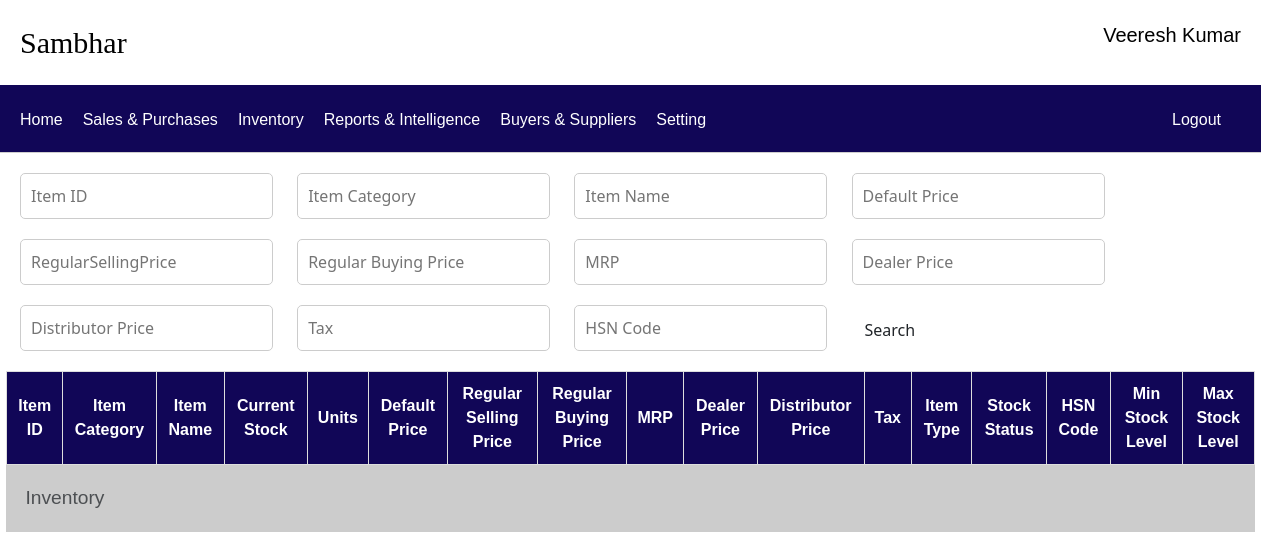
Before: /inventory with the older database file.
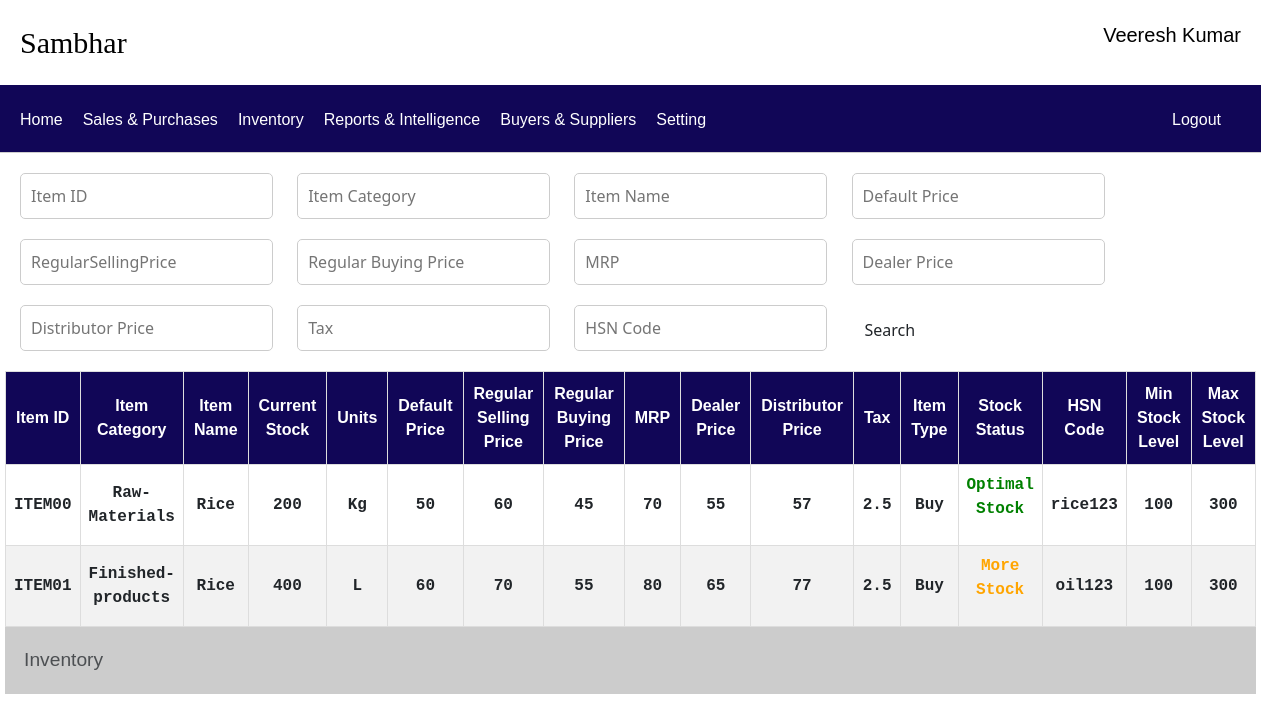
After: the same page with the newer database file.
### website/models.py (models this page shows)
class Inventory(db.Model):
    item_id=db.Column(db.String(10),primary_key=True)
    item_category=db.Column(db.Integer,db.ForeignKey('category.category_id'))
    item_name=db.Column(db.String(20))
    current_stock=db.Column(db.Integer)
    units=db.Column(db.Integer,db.ForeignKey('units.unit_id'))
    default_price=db.Column(db.Integer)
    regular_selling_price=db.Column(db.Integer)
    regular_buying_price=db.Column(db.Integer)
    mrp=db.Column(db.Integer)
    dealer_price=db.Column(db.Integer)
    distributor_price=db.Column(db.Integer)
    tax=db.Column(db.Float)
    item_type=db.Column(db.String(50))
    hsn_code=db.Column(db.String(50),unique=True)
    min_stock_level=db.Column(db.Integer)
    max_stock_level=db.Column(db.Integer)

class Category(db.Model):
    category_id=db.Column(db.Integer,primary_key=True,autoincrement=True)
    category_name=db.Column(db.String(20),unique=True)

class Units(db.Model):
    unit_id=db.Column(db.Integer,primary_key=True,autoincrement=True)
    unit_name=db.Column(db.String(5),unique=True)

### website/auth.py (the view)
@auth.route('/inventory')
def inventory():
    inventory_items = db.session.query(Inventory, Category, Units).\
        join(Category, Inventory.item_category == Category.category_id).\
        join(Units, Inventory.units == Units.unit_id).all()
    return render_template("inventory.html", inventory_items=inventory_items)

### website/templates/inventory.html (shortened to what this page needs)
{%extends "base.html" %}
{% block style %}
<link rel="stylesheet" href="../static/inventory.css">
{% endblock%}
{% block content %}
<body>
    <div class="form-div">
        <form class="sales-form" action="#">
            <div class="textbox">
                <input type="number" placeholder="Item ID">
            </div>
            <div class="textbox">
                <input type="text" placeholder="Item Category">
            </div>
            <div class="textbox">
                <input type="text" placeholder="Item Name">
            </div>
            <div class="textbox">
                <input type="number" placeholder="Default Price">
            </div>
            <div class="textbox">
                <input type="number" placeholder="RegularSellingPrice">
            </div>
            <div class="textbox">
                <input type="number" placeholder="Regular Buying Price">
            </div>
            <div class="textbox">
                <input type="number" placeholder="MRP">
            </div>
            <div class="textbox">
                <input type="number" placeholder="Dealer Price">
            </div>
            <div class="textbox">
                <input type="number" placeholder="Distributor Price">
            </div>
            <div class="textbox">
                <input type="number" placeholder="Tax">
            </div>
            <div class="textbox">
                <input type="number" placeholder="HSN Code">
            </div>
            <input type="submit" class="btn" value="Search">
        </form>
    </div>
    <table class="data-table">
        <caption>Inventory</caption>
        <thead>
          <tr>
            <th>Item ID</th>
            <th>Item Category</th>
            <th>Item Name</th>
            <th>Current Stock</th>
            <th>Units</th>
            <th>Default Price</th>
            <th>Regular Selling Price</th>
            <th>Regular Buying Price</th>
            <th>MRP</th>
            <th>Dealer Price</th>
            <th>Distributor Price</th>
            <th>Tax</th>
            <th>Item Type</th>
            <th>Stock Status</th>
            <th>HSN Code</th>
            <th>Min Stock Level</th>
            <th>Max Stock Level</th>
          </tr>
        </thead>
        <tbody>
          {% for invent, category, units in inventory_items %}
          <tr>
            <td>{{ invent.item_id }}</td>
            <td>{{ category.category_name }}</td>
            <td>{{ invent.item_name }}</td>
            <td>{{ invent.current_stock }}</td>
            <td>{{ units.unit_name }}</td>
            <td>{{ invent.default_price }}</td>
            <td>{{ invent.regular_selling_price }}</td>
            <td>{{ invent.regular_buying_price }}</td>
            <td>{{ invent.mrp }}</td>
            <td>{{ invent.dealer_price }}</td>
            <td>{{ invent.distributor_price }}</td>
            <td>{{ invent.tax }}</td>
            <td>{{ invent.item_type }}</td>
            {% if invent.current_stock < invent.min_stock_level %}
              <td><p style="color: red;">Less Stock</p></td>
            {% elif invent.current_stock > invent.max_stock_level %}
              <td><p style="color: orange;">More Stock</p></td>
            {% else %}
              <td><p style="color: green;">Optimal Stock</p></td>
            {% endif %}
            <td>{{ invent.hsn_code }}</td>
            <td>{{ invent.min_stock_level }}</td>
            <td>{{ invent.max_stock_level }}</td>
          </tr>
          {% endfor %}
        </tbody>
      </table>
</body>
{% endblock%}

### website/templates/base.html (shortened to what this page needs)
<!DOCTYPE html>
<html lang="en">
<head>
    <link rel="stylesheet" href="../static/base.css">
    {% block style%}
    {% endblock %}
    <link href="https://cdn.jsdelivr.net/npm/bootstrap@5.3.0-alpha1/dist/css/bootstrap.min.css" rel="stylesheet"
>
    <link href="https://cdn.jsdelivr.net/npm/bootstrap-icons@1.7.0/font/bootstrap-icons.css" rel="stylesheet">
</head>
    <header>
        <div class="company-user">
            <div class="company-name">Sambhar</div>
            <div class="username">Veeresh Kumar</div>
        </div>
        <div class="nav-div">
            <nav class="nav-bar">
                <li class="nav_item"><a href="/home"  class="nav_link">Home</a></li>
                <li class="nav_item"><a href="/salesPurchases" target="_parent" class="nav_link">Sales & Purchases</a></li>
                <li class="nav_item"><a href="/inventory" target="_parent" class="nav_link">Inventory</a>
                </li>
                <li class="nav_item"><a href="./reports" target="_parent" class="nav_link">Reports & Intelligence</a></li>
                <li class="nav_item"><a href="#" target="_parent" class="nav_link">Buyers & Suppliers</a></li>
                <li class="nav_item"><a href="/setting" target="_parent" class="nav_link">Setting</a></li>
            </nav>
            <nav class="nav-bar">
                <li class="nav_item" ><a href="/logout" target="_parent" class="nav_link">Logout</a></li>
            </nav>
        </div>
    </header>
<body>
    {% block content %}
    {% endblock %}
</body>
</html>

### website/static/base.css (style rules this page uses)
body { margin: 0; background-color: white; margin: 0; background-color: white; display: flex; flex-direction: column; align-items: center; }
header { margin: 0; background-color: white; border-bottom: 1px solid rgb(207, 206, 206); display: flex; flex-direction: column; width: 100%; }
.company-user { padding: 20px; display: inline-flex; justify-content: space-between; }
.company-name { font-family: Cambria, Cochin, Georgia, Times, 'Times New Roman', serif; font-size: 30px; color: black; }
.username { font-family: Arial, Helvetica, sans-serif; font-size: 20px; color: black; }
.nav-div { display: flex; flex-direction: row; padding: 20px; background-color: rgb(17, 6, 87); justify-content: space-between; }
.nav-bar { list-style: none; font-size: 18px; display: flex; }
.nav_item { margin-right: 20px; transition: all 0.3s; position: relative; }
.nav_link { text-decoration: none; display: inline-block; color: rgb(255, 255, 255); font-size: medium; font-family: Arial, Helvetica, sans-serif; }

### website/static/inventory.css (style rules this page uses)
body { margin: 0; background-color: white; display: flex; flex-direction: column; align-items: center; }
header { margin: 0; background-color: white; display: flex; flex-direction: column; width: 100%; }
.company-user { padding: 20px; display: inline-flex; justify-content: space-between; }
.company-name { font-family: Cambria, Cochin, Georgia, Times, 'Times New Roman', serif; font-size: 30px; color: black; }
.username { font-family: Arial, Helvetica, sans-serif; font-size: 20px; color: black; }
.nav-div { display: flex; flex-direction: row; padding: 20px; background-color: rgb(17, 6, 87); }
.nav-bar { list-style: none; font-size: 18px; display: flex; }
.nav_item { margin-right: 20px; transition: all 0.3s; position: relative; }
.nav_link { text-decoration: none; display: inline-block; color: rgb(255, 255, 255); font-size: medium; font-family: Arial, Helvetica, sans-serif; }
.form-div { margin-left: 20px; }
.textbox { display: inline-block; margin-top: 20px; margin-right: 20px; opacity: 0; animation: fadeIn 0.5s forwards; }
.textbox input { width: 100%; padding: 10px; font-size: 16px; border: 1px solid #ccc; border-radius: 5px; outline: none; }
.btn { width: auto; padding: 10px 40px; font-size: 15px; border: none; border-radius: 5px; background-color: rgb(35, 14, 172); color: #fff; cursor: pointer; animation: fadeIn 0.5s forwards; transition: background-color 0.3s ease; }
.form-div { display: inline-flex; justify-content: space-between; align-items: flex-start; margin-bottom: 20px; }
.data-table { width: 99%; margin: 0 auto; border-collapse: collapse; animation: fadeIn 0.5s forwards; }
.data-table caption { font-size: 1.2em; margin-bottom: 0px; background-color: #ccc; padding: 1.2rem; font-family: 'Trebuchet MS', 'Lucida Sans Unicode', 'Lucida Grande', 'Lucida Sans', Arial, sans-serif; }
.data-table th { background-color: rgb(17, 6, 87); color: #fff; padding: 10px; text-align: center; border: 1px solid #ddd; font-family: 'Franklin Gothic Medium', 'Arial Narrow', Arial, sans-serif; }
.data-table td { padding: 8px; border-bottom: 1px solid #ddd; border: 1px solid #ddd; text-align: center; font-family: 'Courier New', Courier, monospace; font-weight: bold; }
.data-table tbody tr:nth-child(even) { background-color: #f2f2f2; }

Changed rows visible on the page:
added Inventory: item_id "ITEM00", category_name "Raw-Materials", item_name "Rice", current_stock "200", unit_name "Kg", default_price "50", regular_selling_price "60", regular_buying_price "45", mrp "70", dealer_price "55", distributor_price "57", tax "2.5", item_type "Buy", shows "Optimal Stock", hsn_code "rice123", min_stock_level "100", max_stock_level "300"
added Inventory: item_id "ITEM01", category_name "Finished-products", item_name "Rice", current_stock "400", unit_name "L", default_price "60", regular_selling_price "70", regular_buying_price "55", mrp "80", dealer_price "65", distributor_price "77", tax "2.5", item_type "Buy", shows "More Stock", hsn_code "oil123", min_stock_level "100", max_stock_level "300"
